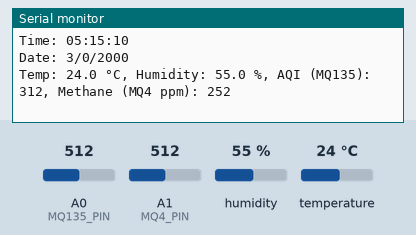
Recording of a sketch running on a simulated Arduino Uno, built with avr-gcc and run on an emulated ATmega328P. Parts: the last lines printed to the serial monitor. Wiring (inferred from the names in the program): PCF8563 clock at I2C address 0x51. The inputs (shaded band) are chosen by the test bench; at power-on: humidity 55 %, A0 (MQ135_PIN) = 512, A1 (MQ4_PIN) = 512, temperature 24 °C. The local clock reads 2024-03-15 10:24:30 at power-on unless the sketch sets it.

Above: at 3.9 s.
4.0 s: humidity set to 22 %
At 6.37 s:
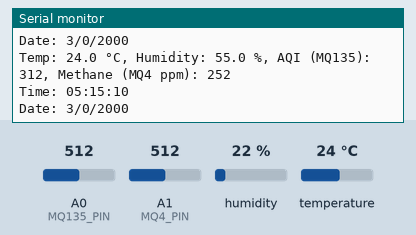
8.1 s: A0 (MQ135_PIN) set to 716
At 10.7 s:
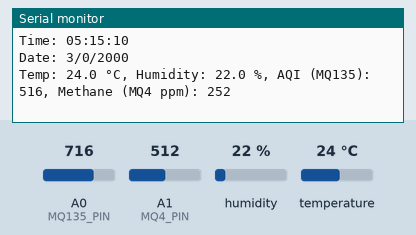
12.2 s: A1 (MQ4_PIN) set to 716
At 14.1 s:
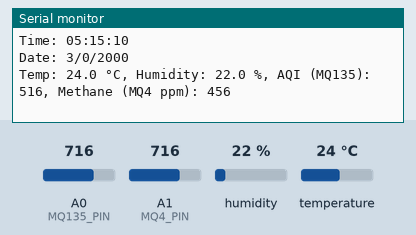
16.3 s: temperature set to 12 °C
At 19.5 s:
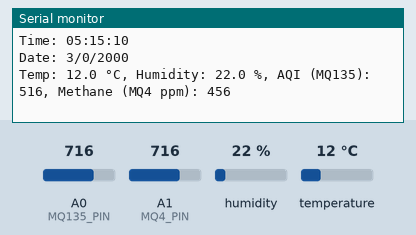
20.4 s: A0 (MQ135_PIN) set to 992
At 22.9 s:
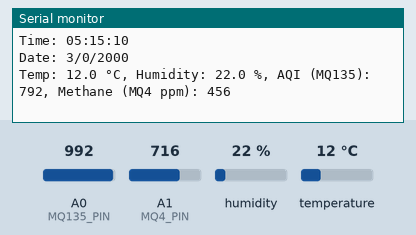
24.5 s: A1 (MQ4_PIN) set to 992
At 26.2 s:
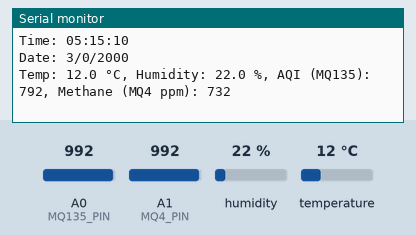
Timing chart, 0 to 27.7 s (numbered marks = the images above; inputs shaded):
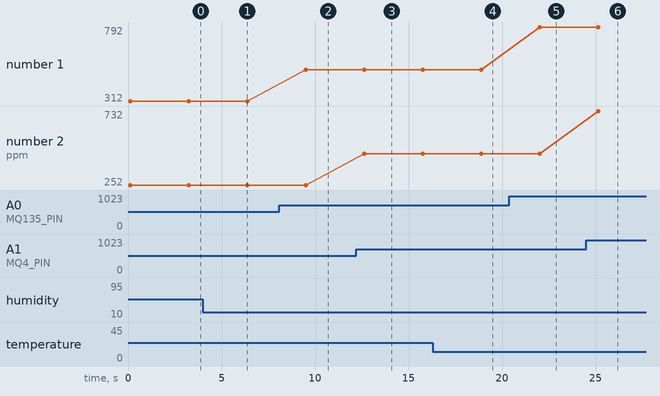

Measured:
- after the input at 8.1 s, the serial monitor: prints a new line after 1.4 s (image 2)
- after the input at 12.2 s, the serial monitor: prints a new line after 0.43 s (image 3)
- after the input at 16.3 s, the serial monitor: prints a new line after 2.6 s (image 4)
- after the input at 20.4 s, the serial monitor: prints a new line after 1.6 s (image 5)
- after the input at 24.5 s, the serial monitor: prints a new line after 0.64 s (image 6)
- plotted number 1: 312 → 516 after the input at 8.1 s, 516 → 792 after the input at 20.4 s
- plotted number 2: 252 → 456 after the input at 12.2 s, 456 → 732 after the input at 24.5 s

The sketch:

ArduinoCode_V02.ino
```cpp
#include <DHT.h>
#include <Wire.h>

// DHT11 setup
#define DHTPIN 2
#define DHTTYPE DHT11
DHT dht(DHTPIN, DHTTYPE);

// Gas sensors
#define MQ135_PIN A0
#define MQ4_PIN A1

// RTC setup
#define RTC_ADDRESS 0x51  // Likely PCF8563

// Function declarations
void setRTC();
void readRTC();
byte decToBcd(byte val);
byte bcdToDec(byte val);

void setup() {
  Wire.begin();
  Serial.begin(115200);  // Match with ESP32 Serial2 baud rate
  dht.begin();

  Serial.println("System Initializing...");
  setRTC();  // Optional: Uncomment if you want to set RTC manually
}

void loop() {
  // Read from RTC
  readRTC();

  // Read DHT11 values
  float temp = dht.readTemperature();
  float hum = dht.readHumidity();

  // Read gas sensor values
  int mq135_raw = analogRead(MQ135_PIN);
  int mq4_raw = analogRead(MQ4_PIN);

  int cal_mq135 = 0;
  int cal_mq4 = 0;

  if (mq135_raw < 200){
    cal_mq135 = 0;
  }
  else{
    cal_mq135 = mq135_raw - 200;
  }

  if (mq4_raw < 260){
    cal_mq4 = 0;
  }
  else{
    cal_mq4 = mq4_raw - 260;
  }

  delay(100);  // Stabilize readings

  // Display sensor values
  Serial.print("Temp: ");
  Serial.print(temp, 1);
  Serial.print(" °C, ");

  Serial.print("Humidity: ");
  Serial.print(hum, 1);
  Serial.print(" %, ");

  Serial.print("AQI (MQ135): ");
  Serial.print(cal_mq135);
  Serial.print(", ");

  Serial.print("Methane (MQ4 ppm): ");
  Serial.println(cal_mq4);

  delay(3000); // Delay between readings
}

// Placeholder to manually set RTC time (customize this function)
void setRTC() {
  // // Example: Set to 11 June 2025, 15:30:00
  // Wire.beginTransmission(RTC_ADDRESS);
  // Wire.write(0x04); // Set starting register (time)
  // Wire.write(decToBcd(00));    // Seconds
  // Wire.write(decToBcd(59));   // Minutes
  // Wire.write(decToBcd(12));   // Hours
  // Wire.write(decToBcd(12));   // Day
  // Wire.write(decToBcd(3));    // Weekday (0-6)
  // Wire.write(decToBcd(6));    // Month
  // Wire.write(decToBcd(25));   // Year (last two digits of 2025)
  // Wire.endTransmission();
}

void readRTC() {
  Wire.beginTransmission(RTC_ADDRESS);
  Wire.write(0x04); // Start reading from time registers
  Wire.endTransmission();

  Wire.requestFrom(RTC_ADDRESS, 7);

  if (Wire.available() == 7) {
    int sec = bcdToDec(Wire.read() & 0x7F);
    int min = bcdToDec(Wire.read());
    int hour = bcdToDec(Wire.read());
    int day = bcdToDec(Wire.read());
    int weekday = bcdToDec(Wire.read());
    int month = bcdToDec(Wire.read() & 0x1F);
    int year = bcdToDec(Wire.read()) + 2000;

    Serial.print("Time: ");
    if (hour < 10) Serial.print('0');
    Serial.print(hour);
    Serial.print(":");
    if (min < 10) Serial.print('0');
    Serial.print(min);
    Serial.print(":");
    if (sec < 10) Serial.print('0');
    Serial.println(sec);

    Serial.print("Date: ");
    Serial.print(day);
    Serial.print("/");
    Serial.print(month);
    Serial.print("/");
    Serial.println(year);
  } else {
    Serial.println("RTC read error!");
  }
}

byte decToBcd(byte val) {
  return ((val / 10 * 16) + (val % 10));
}

byte bcdToDec(byte val) {
  return ((val / 16 * 10) + (val % 16));
}
```
